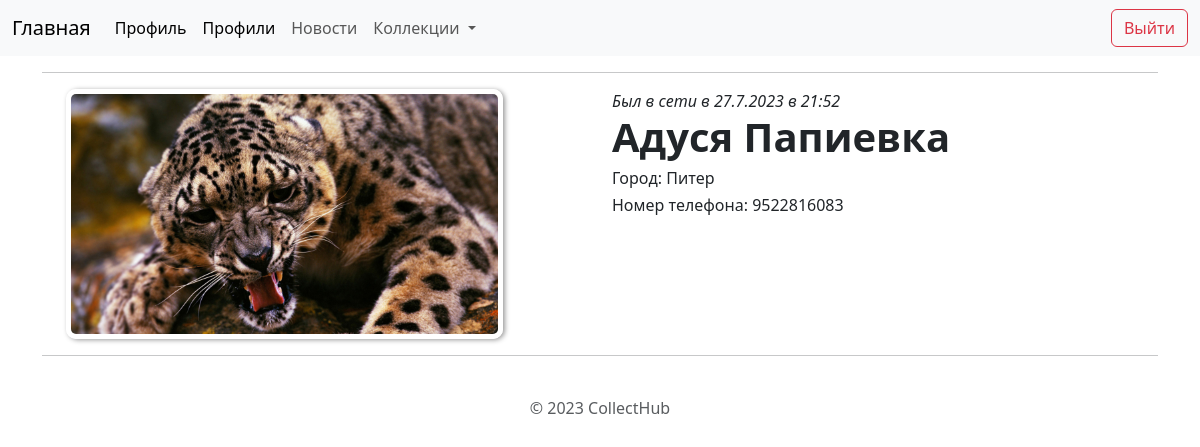
Page /profile/1 (signed in) on the committed database.
### profileuser/models.py (models this page shows)
class UserInfo(models.Model):
    user = models.ForeignKey(to=User, on_delete=models.CASCADE)
    first_name = models.CharField(max_length=100, null=True)
    last_name = models.CharField(max_length=100, null=True)
    user_avatar = models.ImageField(upload_to=user_directory_path, null=True)
    phonenumber = models.CharField(max_length=15, null=True)
    town = models.CharField(max_length=50, null=True)

### profileuser/views.py (the view)
# urls.py: path('<int:user_id>', views.profil_euser, name='profileuser'),
@login_required
def profil_euser(request: HttpRequest, user_id: int) -> HttpResponse:
    user = get_object_or_404(User, id=user_id)
    user_info = get_object_or_404(UserInfo, user=user)
    return render(request, 'profileuser/profile.html', {'avatar': user_info.user_avatar, 'firstname': user_info.first_name, 'secondname': user_info.last_name,
                                                        'last_login': f'{user.last_login.day}.{user.last_login.month}.{user.last_login.year} в {user.last_login.hour}:{user.last_login.minute}',
                                                        'town': user_info.town, 'phonenumber': user_info.phonenumber,
                                                        'user_id': user_id})

### templates/profileuser/profile.html (shortened to what this page needs)
{% extends 'base.html' %}
{% block content%}
{% load static %}
<link rel="stylesheet" href="{% static 'profileuser/css/main.css' %}">
<div class="container">
    <hr>
    <div class="container">
        <div class="row">
            <div class="col-sm">
                <div class="container md-10">
                    {% if avatar %}
                    <img src="{{ avatar.url }}" alt="" class="image-radius" width="200" height="250">
                    {% else %}
                    <img src="{% static 'profileuser\img\no_photo.jpg' %}" alt="" class="image-radius" width="200"
                        height="250">
                    {% endif %}
                </div>
            </div>
            <div class="col-sm">
                <div class="row">
                    <i>Был в сети в {{ last_login }}</i>
                </div>
                <div class="row">
                    <h1><b> {{ firstname }} {{ secondname }}</b></h1>
                </div>
                <div class="row">
                    {% if town %}
                    <h6>Город: {{ town }}</h6>
                    {% else %}
                    <h6>Город: Не указан</h6>
                    {% endif %}
                </div>
                <div class="row">
                    {% if phonenumber %}
                    <h6>Номер телефона: {{ phonenumber }}</h6>
                    {% else %}
                    <h6>Номер телефона: Не указан</h6>
                    {% endif %}
                </div>
            </div>
        </div>
    </div>
    <hr>
</div>
{% endblock %}

### static/profileuser/css/main.css (style rules this page uses)
.image-radius { border-radius: 10px; border: 5px solid #fff; box-shadow: 2px 1px 5px #999999; width: auto; }

### rows in the picture
UserInfo: first_name "Адуся", last_name "Папиевка", town "Питер", phonenumber "9522816083"

### other values in the picture
{{ last_login }} "27.7.2023 в 21:52"
